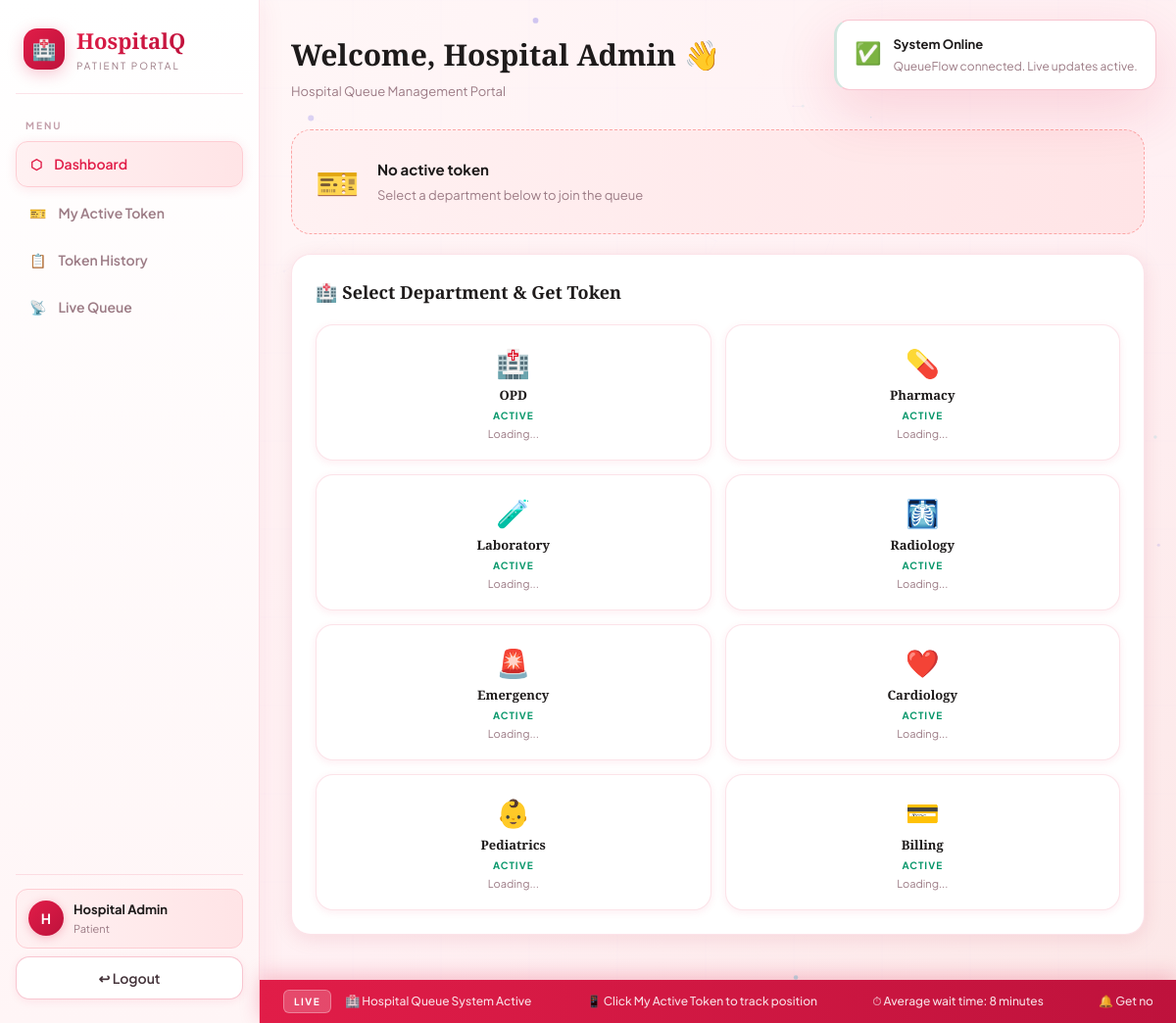
The app's page /dashboard (signed in) with its own data.
### models/queue_model.py (models this page shows, shortened)
class Queue(db.Model):
    __tablename__ = 'queues'
    id              = db.Column(db.Integer, primary_key=True)
    department_name = db.Column(db.String(100), nullable=False)
    status          = db.Column(db.String(20), default='active')
    created_at      = db.Column(
        db.DateTime,
        default=datetime.datetime.utcnow
    )
    tokens = db.relationship(
        'Token', backref='queue', lazy='select'
    )

### routes/queue_routes.py (the view)
@queue_bp.route('/dashboard')
@login_required
def dashboard():
    queues = Queue.query.filter_by(status='active').all()
    user_tokens = (
        Token.query
        .filter_by(user_id=session['user_id'])
        .order_by(Token.created_at.desc())
        .limit(20)
        .all()
    )
    active_token = (
        Token.query
        .filter(
            Token.user_id == session['user_id'],
            Token.status.in_(['waiting', 'serving'])
        )
        .order_by(Token.created_at.desc())
        .first()
    )
    return render_template(
        'dashboard.html',
        queues       = queues,
        tokens       = user_tokens,
        active_token = active_token
    )

### routes/queue_routes.py (called while the page is built)
def login_required(f):
    @wraps(f)
    def decorated(*args, **kwargs):
        if 'user_id' not in session:
            return redirect(url_for('auth.login'))
        return f(*args, **kwargs)
    return decorated

### templates/dashboard.html (shortened to what this page needs)
<!DOCTYPE html>
<html lang="en">
<head>
    <link rel="stylesheet" href="{{ url_for('static', filename='css/style.css') }}">
</head>
<body class="app-page">
    <div class="sidebar" id="sidebar">
        <div class="logo">
            <div class="logo-icon">🏥</div>
            <div>
                <div class="logo-text">HospitalQ</div>
                <div class="logo-sub">Patient Portal</div>
            </div>
        </div>
        <span class="nav-label">Menu</span>
        <div class="nav-item active" onclick="switchNav(this,'main')">
            <span>⬡</span><span>Dashboard</span>
        </div>
        <div class="nav-item" onclick="window.location='/my-token'">
            <span>🎫</span><span>My Active Token</span>
        </div>
        <div class="nav-item" onclick="switchNav(this,'history')">
            <span>📋</span><span>Token History</span>
        </div>
        <div class="nav-item" onclick="switchNav(this,'live')">
            <span>📡</span><span>Live Queue</span>
        </div>
        <div class="sidebar-footer">
            <div class="user-card">
                <div class="avatar">
                    {{ session['user_name'][0] | upper }}
                </div>
                <div>
                    <div class="user-name">{{ session['user_name'] }}</div>
                    <div class="user-role">Patient</div>
                </div>
            </div>
            <a href="/logout" class="btn btn-ghost" style="width:100%;justify-content:center">
      ↩ Logout
    </a>
        </div>
    </div>
    <main class="main-content">
        <div class="page-header">
            <div>
                <div class="page-title">
                    Welcome, {{ session['user_name'] }} 👋
                </div>
                <div class="page-sub">
                    Hospital Queue Management Portal
                </div>
            </div>
        </div>
        <div id="section-main">
            {% if active_token %}
            <div class="active-token-banner" onclick="window.location='/my-token'" style="cursor:pointer">
                <div class="atb-left">
                    <div class="atb-label">
                        <span class="pulse-dot green"></span> Your Active Token
                    </div>
                    <div class="atb-number">
                        {{ active_token.token_number }}
                    </div>
                    <div class="atb-dept">
                        {{ active_token.queue.department_name }} Department
                    </div>
                    <span class="status-badge s-{{ active_token.status }}" style="margin-top:8px;display:inline-block">
          {{ active_token.status }}
        </span>
                </div>
                <div class="atb-right">
                    <div class="atb-stat">
                        <span id="atb-position">—</span>
                        <label>Ahead of you</label>
                    </div>
                    <div class="atb-stat">
                        <span id="atb-wait">—</span>
                        <label>Est. minutes</label>
                    </div>
                    <a href="/my-token" class="btn btn-primary" style="margin-top:12px" onclick="event.stopPropagation()">
          View Full Token →
        </a>
                </div>
                <div class="atb-cancel">
                    <form method="POST" action="/cancel-token/{{ active_token.id }}" onsubmit="return confirm(
                'Cancel your token?'
              )">
                        <button type="submit" class="btn btn-danger" onclick="event.stopPropagation()">
            ✕ Cancel
          </button>
                    </form>
                </div>
            </div>
            {% else %}
            <div class="no-token-banner">
                <div class="ntb-icon">🎫</div>
                <div>
                    <strong>No active token</strong>
                    <p>Select a department below to join the queue</p>
                </div>
            </div>
            {% endif %}
            <div class="section-card">
                <div class="sc-title">
                    🏥 Select Department &amp; Get Token
                </div>
                <div class="dept-picker-grid">
                    {% for queue in queues %}
                    <form method="POST" action="/generate-token">
                        <button type="submit" class="dept-pick-btn
              {% if active_token %}disabled-dept{% endif %}" {% if active_token %}disabled{% endif %}>
            <span class="dp-icon">
              {% if queue.department_name == 'OPD' %}🏥
              {% elif queue.department_name == 'Pharmacy' %}💊
              {% elif queue.department_name == 'Laboratory' %}🧪
              {% elif queue.department_name == 'Radiology' %}🩻
              {% elif queue.department_name == 'Emergency' %}🚨
              {% elif queue.department_name == 'Cardiology' %}❤️
              {% elif queue.department_name == 'Pediatrics' %}👶
              {% elif queue.department_name == 'Billing' %}💳
              {% else %}🏥
              {% endif %}
            </span>
            <span class="dp-name">
              {{ queue.department_name }}
            </span>
            <span class="dp-status {{ queue.status }}">
              {{ queue.status }}
            </span>
            <span class="dp-waiting"
                  id="wait-{{ queue.id }}">
              Loading...
            </span>
          </button>
                    </form>
                    {% endfor %}
                </div>
            </div>
        </div>
    </main>
    <div class="ticker-bar">
        <div class="ticker-label">LIVE</div>
        <div class="ticker-track">
            <div class="ticker-inner">
                <span>🏥 Hospital Queue System Active &nbsp;&nbsp;</span>
                <span>📱 Click My Active Token to track position
            &nbsp;&nbsp;</span>
                <span>⏱ Average wait time: 8 minutes &nbsp;&nbsp;</span>
                <span>🔔 Get notified when your turn comes &nbsp;&nbsp;</span>
            </div>
        </div>
    </div>
    <div class="toast-container" id="toasts"></div>
</body>
</html>

### records on screen
Queue: department_name "OPD", status "ACTIVE"
Queue: department_name "Pharmacy", status "ACTIVE"
Queue: department_name "Laboratory", status "ACTIVE"
Queue: department_name "Radiology", status "ACTIVE"
Queue: department_name "Emergency", status "ACTIVE"
Queue: department_name "Cardiology", status "ACTIVE"
Queue: department_name "Pediatrics", status "ACTIVE"
Queue: department_name "Billing", status "ACTIVE"

### other values on screen
{{ session['user_name'][0] | upper }} "H"
{{ session['user_name'] }} "Hospital Admin"
